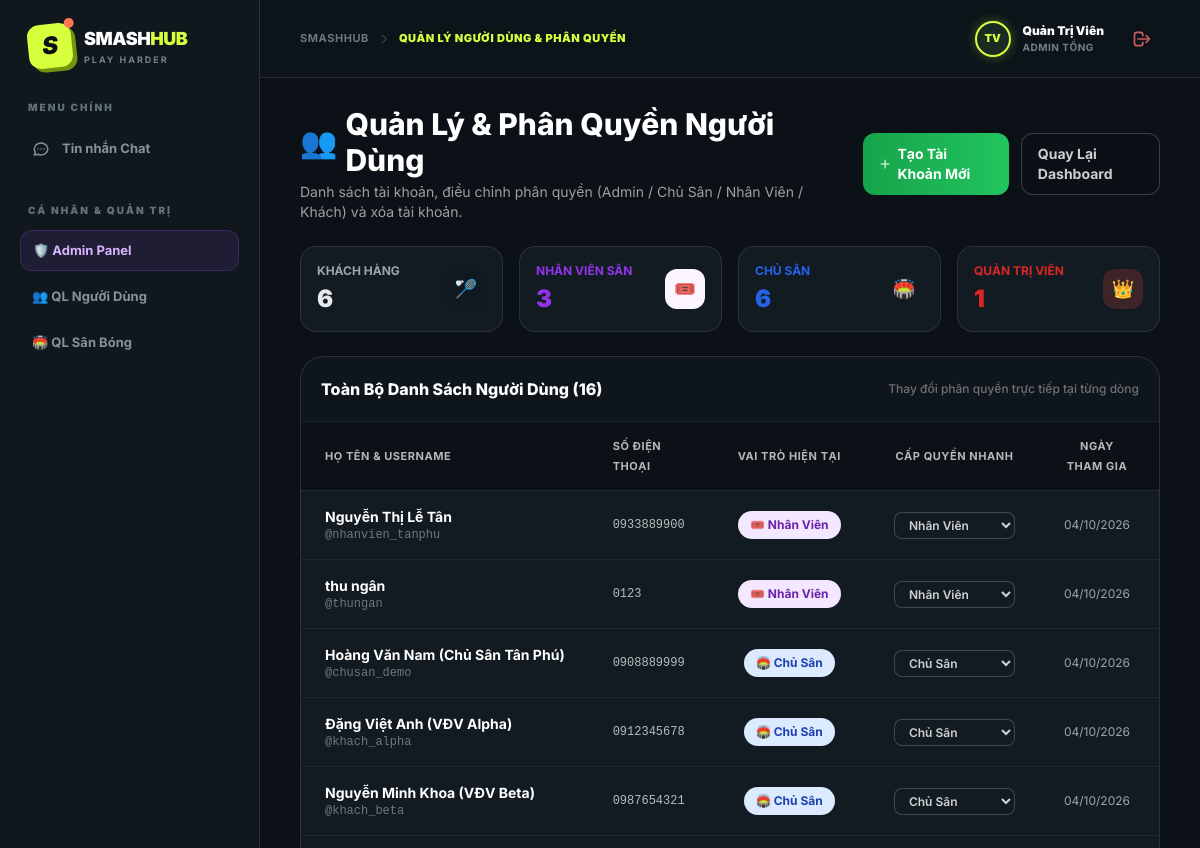
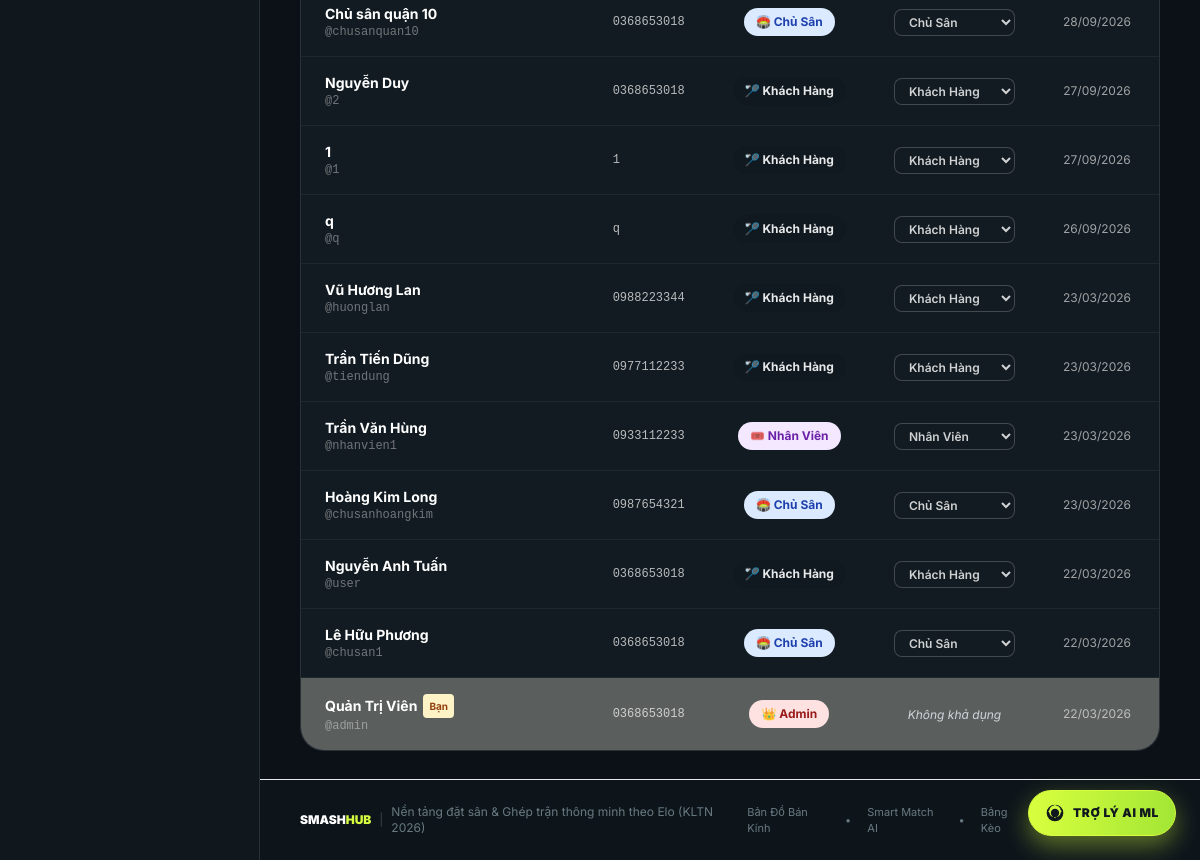
Before: /index.php?action=admin_users (signed in) with the older database file (2 pictures, top to bottom).
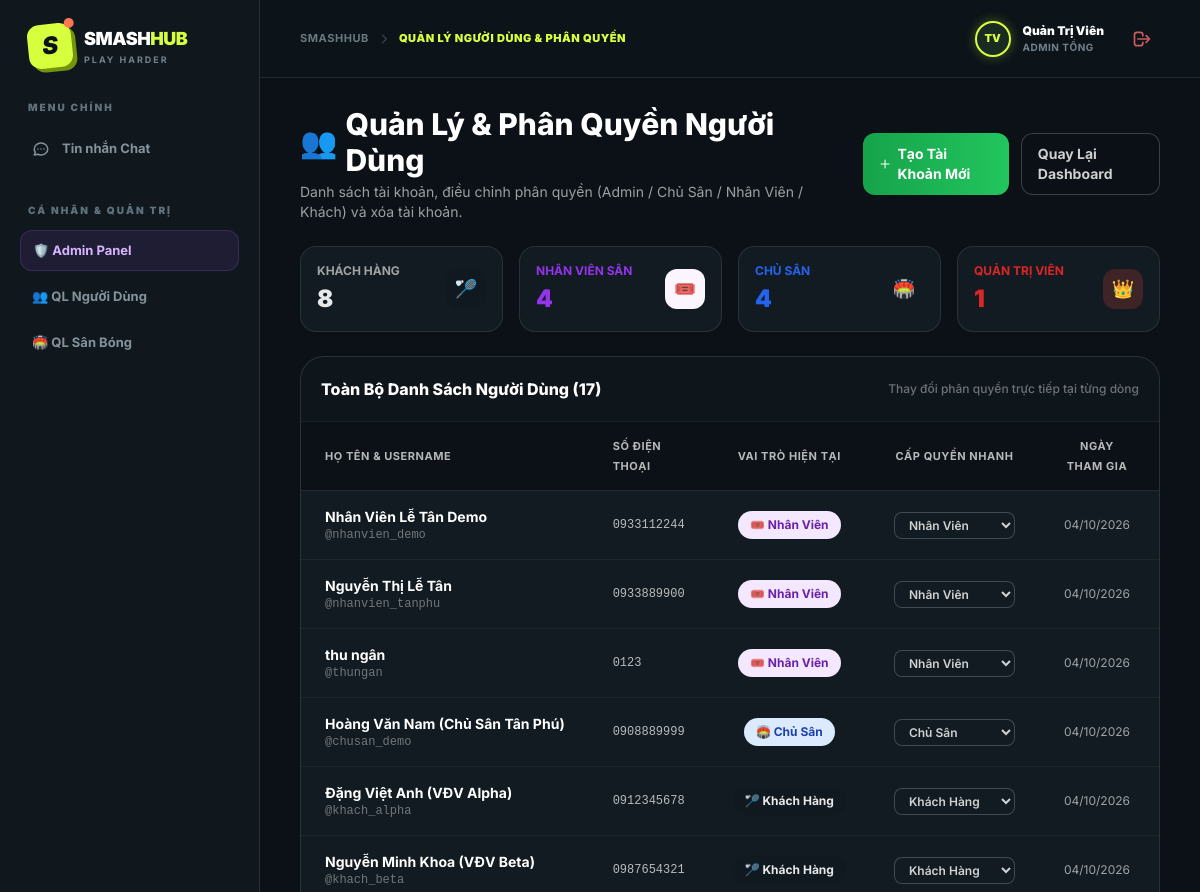
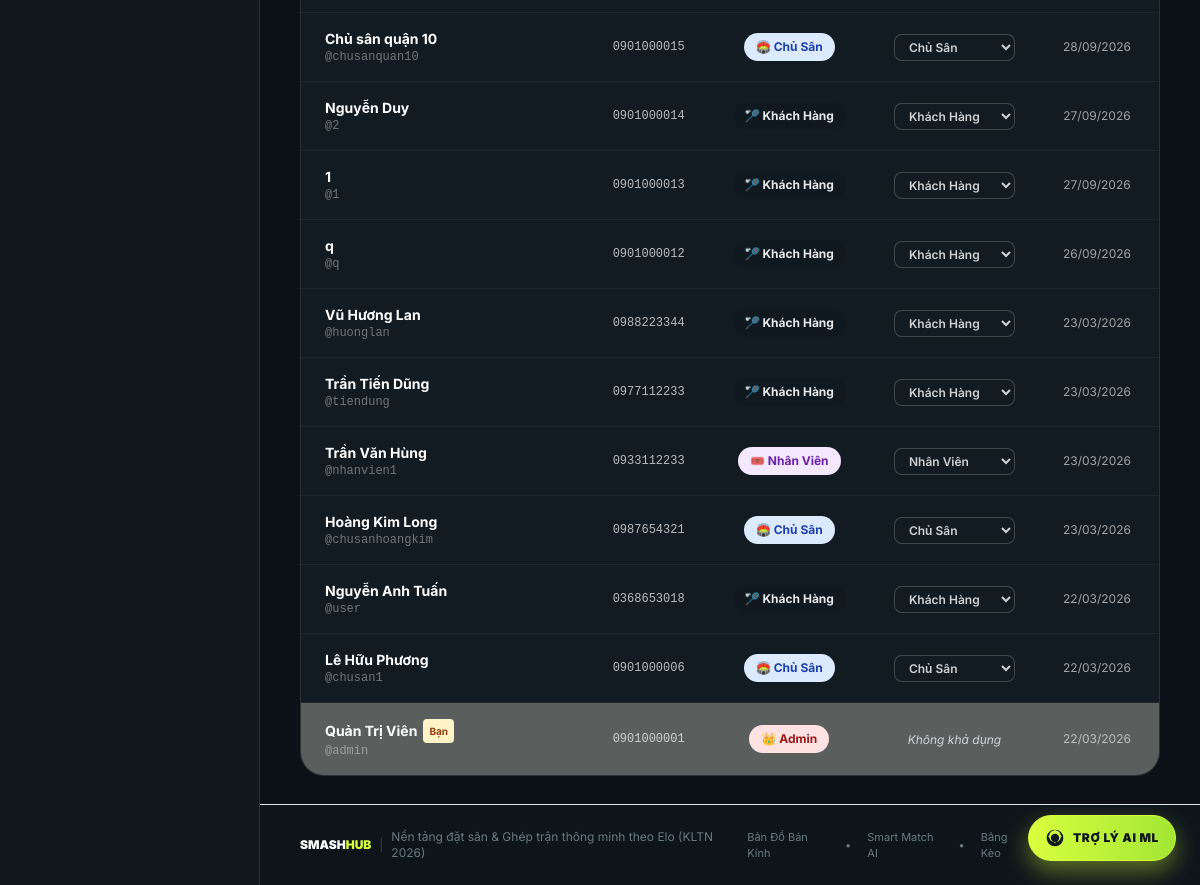
After: the same page with the newer database file (2 pictures, top to bottom).
### tables this page shows
CREATE TABLE `pitches` (
  `id` int NOT NULL AUTO_INCREMENT,
  `owner_id` int DEFAULT NULL,
  `name` varchar(255) NOT NULL,
  `location` varchar(255) NOT NULL DEFAULT '',
  `district` varchar(100) DEFAULT '',
  `city` varchar(100) DEFAULT 'TP.HCM',
  `latitude` decimal(10,8) DEFAULT 10.80000000 COMMENT 'Tọa độ vĩ độ GPS',
  `longitude` decimal(11,8) DEFAULT 106.70000000 COMMENT 'Tọa độ kinh độ GPS',
  `type` varchar(50) NOT NULL COMMENT 'Thảm PVC Tiêu Chuẩn BWF, Thảm PVC Yonex, Sân Gỗ Thi Đấu, Thảm Alite',
  `quantity` int NOT NULL DEFAULT 1 COMMENT 'Số lượng sân con trong cụm',
  `price_per_hour` decimal(10,2) NOT NULL,
  `image_url` varchar(255) DEFAULT NULL,
  `amenities` varchar(255) DEFAULT 'parking,lighting,cooling,shower',
  `description` text,
  `status` enum('active','locked') DEFAULT 'active',
  PRIMARY KEY (`id`)
);

CREATE TABLE `users` (
  `id` int NOT NULL AUTO_INCREMENT,
  `username` varchar(50) NOT NULL,
  `password` varchar(255) NOT NULL,
  `role` enum('user','staff','owner','admin') DEFAULT 'user',
  `name` varchar(255) NOT NULL,
  `phone` varchar(20) DEFAULT NULL,
  `avatar_url` varchar(255) DEFAULT NULL,
  `skill_level` tinyint NOT NULL DEFAULT 3 COMMENT '1: Mới chơi, 2: TB Yếu, 3: Trung bình, 4: Khá, 5: Bán chuyên',
  `preferred_format` varchar(50) DEFAULT 'Đánh Đôi' COMMENT 'Đánh Đơn, Đánh Đôi, Giao lưu nhóm',
  `district` varchar(100) DEFAULT 'Bình Thạnh',
  `latitude` decimal(10,8) DEFAULT NULL,
  `longitude` decimal(11,8) DEFAULT NULL,
  `location_address` varchar(255) DEFAULT '',
  `reputation_score` int NOT NULL DEFAULT 100 COMMENT 'Thang điểm Uy Tín Fair-Play từ 0 - 100',
  `penalty_until` datetime DEFAULT NULL,
  `created_at` timestamp NOT NULL DEFAULT CURRENT_TIMESTAMP,
  `owner_id` int DEFAULT NULL,
  `assigned_pitch_id` int DEFAULT NULL,
  PRIMARY KEY (`id`),
  UNIQUE KEY `username` (`username`)
);

### controllers/AdminController.php (called while the page is built, shortened)
<?php
class AdminController {
    public function users() {
        $database = new Database();
        $db = $database->getConnection();
        $userModel = new User($db);
        $stmt = $userModel->readAll();
        $users = $stmt->fetchAll(PDO::FETCH_ASSOC);
        require_once 'views/layout.php';
    }
}
?>

### models/User.php (called while the page is built, shortened)
<?php
class User {
    private $conn;
    private $table_name = "users";
    public function __construct($db) {
        $this->conn = $db;
        $this->ensureSchema();
    }
    private function ensureSchema() {
        try {
            $cols = $this->conn->query("SHOW COLUMNS FROM " . $this->table_name)->fetchAll(PDO::FETCH_COLUMN);
        } catch (Exception $e) {}
    }
    public function readAll() {
        $query = "SELECT u.*, p.name as pitch_name, o.name as owner_name
                  FROM " . $this->table_name . " u
                  LEFT JOIN pitches p ON u.assigned_pitch_id = p.id
                  LEFT JOIN " . $this->table_name . " o ON u.owner_id = o.id
                  ORDER BY u.created_at DESC";
        $stmt = $this->conn->prepare($query);
        $stmt->execute();
        return $stmt;
    }
}
?>

### views/admin/users.php (the view, shortened to what the changed rows need)
<div class="max-w-7xl mx-auto space-y-6">
    <div class="flex flex-col md:flex-row md:items-center justify-between gap-4">
        <div>
            <h1 class="text-3xl font-extrabold text-white flex items-center gap-2">
                <span>👥</span> Quản Lý & Phân Quyền Người Dùng
            </h1>
            <p class="mt-1 text-white/60 text-sm">Danh sách tài khoản, điều chỉnh phân quyền (Admin / Chủ Sân / Nhân Viên / Khách) và xóa tài khoản.</p>
        </div>
        <div class="flex space-x-3">
            <a href="index.php?action=admin_create_user" class="bg-gradient-to-r from-green-600 to-green-500 hover:from-green-700 hover:to-green-600 text-white px-4 py-2.5 rounded-xl text-sm font-bold shadow-none transition-all flex items-center gap-1.5">
                <svg class="w-4 h-4" fill="none" stroke="currentColor" viewBox="0 0 24 24"><path stroke-linecap="round" stroke-linejoin="round" stroke-width="2" d="M12 4v16m8-8H4"></path></svg>
                Tạo Tài Khoản Mới
            </a>
            <a href="index.php?action=admin_dashboard" class="bg-[#0b1116]/10 border border-white/20 text-white/80 hover:bg-[#0b1116]/20 px-4 py-2.5 rounded-xl text-sm font-bold shadow-none transition-colors">Quay Lại Dashboard</a>
        </div>
    </div>
    <?php
        $count_user = 0;
        $count_staff = 0;
        $count_owner = 0;
        $count_admin = 0;
        foreach($users as $item) {
            if ($item['role'] == 'user') $count_user++;
            elseif ($item['role'] == 'staff') $count_staff++;
            elseif ($item['role'] == 'owner') $count_owner++;
            elseif ($item['role'] == 'admin') $count_admin++;
        }
    ?>
    <div class="grid grid-cols-2 md:grid-cols-4 gap-4">
        <div class="bg-[#121b21] p-4 rounded-2xl border border-white/10 shadow-none flex items-center justify-between">
            <div>
                <p class="text-xs font-bold text-white/60 uppercase">Khách Hàng</p>
                <p class="text-2xl font-black text-white/90 mt-1"><?php echo $count_user; ?></p>
            </div>
            <span class="w-10 h-10 rounded-xl bg-[#0b1116]/10 flex items-center justify-center text-lg">🏸</span>
        </div>
        <div class="bg-[#121b21] p-4 rounded-2xl border border-white/10 shadow-none flex items-center justify-between">
            <div>
                <p class="text-xs font-bold text-purple-600 uppercase">Nhân Viên Sân</p>
                <p class="text-2xl font-black text-purple-600 mt-1"><?php echo $count_staff; ?></p>
            </div>
            <span class="w-10 h-10 rounded-xl bg-purple-50 flex items-center justify-center text-lg">🎟️</span>
        </div>
        <div class="bg-[#121b21] p-4 rounded-2xl border border-white/10 shadow-none flex items-center justify-between">
            <div>
                <p class="text-xs font-bold text-blue-600 uppercase">Chủ Sân</p>
                <p class="text-2xl font-black text-blue-600 mt-1"><?php echo $count_owner; ?></p>
            </div>
            <span class="w-10 h-10 rounded-xl bg-blue-500/100/20 flex items-center justify-center text-lg">🏟️</span>
        </div>
        <div class="bg-[#121b21] p-4 rounded-2xl border border-white/10 shadow-none flex items-center justify-between">
            <div>
                <p class="text-xs font-bold text-red-600 uppercase">Quản Trị Viên</p>
                <p class="text-2xl font-black text-red-600 mt-1"><?php echo $count_admin; ?></p>
            </div>
            <span class="w-10 h-10 rounded-xl bg-red-500/20 flex items-center justify-center text-lg">👑</span>
        </div>
    </div>
    <div class="bg-[#121b21] rounded-3xl shadow-none border border-white/10 overflow-hidden">
        <div class="p-5 border-b border-white/5 flex justify-between items-center bg-[#0b1116]/50">
            <h3 class="font-extrabold text-white text-base">Toàn Bộ Danh Sách Người Dùng (<?php echo count($users); ?>)</h3>
            <span class="text-xs text-white/40 font-medium">Thay đổi phân quyền trực tiếp tại từng dòng</span>
        </div>
        <div class="overflow-x-auto">
            <table class="min-w-full divide-y divide-white/10 text-sm">
                <thead class="bg-[#0b1116] text-white/70 uppercase font-black text-[11px] tracking-wider">
                    <tr>
                        <th class="px-6 py-3.5 text-left">Họ Tên & Username</th>
                        <th class="px-6 py-3.5 text-left">Số Điện Thoại</th>
                        <th class="px-6 py-3.5 text-center">Vai Trò Hiện Tại</th>
                        <th class="px-6 py-3.5 text-center">Cấp Quyền Nhanh</th>
                        <th class="px-6 py-3.5 text-center">Ngày Tham Gia</th>
                        <th class="px-6 py-3.5 text-center">Thao Tác</th>
                    </tr>
                </thead>
                <tbody class="bg-[#121b21] divide-y divide-white/5">
                    <?php if(count($users) > 0): ?>
                        <?php foreach($users as $u): ?>
                        <tr class="hover:bg-[#0b1116]/80 transition-colors <?php echo $u['id'] == $_SESSION['user_id'] ? 'bg-amber-50/30' : ''; ?>">
                            <td class="px-6 py-4 whitespace-nowrap">
                                <div class="font-bold text-white flex items-center gap-1.5">
                                    <?php echo htmlspecialchars($u['name']); ?>
                                    <?php if($u['id'] == $_SESSION['user_id']): ?>
                                        <span class="text-[10px] font-bold bg-amber-100 text-amber-800 px-1.5 py-0.5 rounded">Bạn</span>
                                    <?php endif; ?>
                                </div>
                                <div class="text-xs text-white/40 font-mono">@<?php echo htmlspecialchars($u['username']); ?></div>
                            </td>
                            <td class="px-6 py-4 whitespace-nowrap text-white/70 font-mono text-xs">
                                <?php echo htmlspecialchars($u['phone'] ?? 'Chưa cập nhật'); ?>
                            </td>
                            <td class="px-6 py-4 whitespace-nowrap text-center">
                                <?php if($u['role'] == 'admin'): ?>
                                    <span class="px-3 py-1 inline-flex text-xs leading-5 font-bold rounded-full bg-red-100 text-red-800">👑 Admin</span>
                                <?php elseif($u['role'] == 'owner'): ?>
                                    <span class="px-3 py-1 inline-flex text-xs leading-5 font-bold rounded-full bg-blue-100 text-blue-800">🏟️ Chủ Sân</span>
                                <?php elseif($u['role'] == 'staff'): ?>
                                    <span class="px-3 py-1 inline-flex text-xs leading-5 font-bold rounded-full bg-purple-100 text-purple-800">🎟️ Nhân Viên</span>
                                <?php else: ?>
                                    <span class="px-3 py-1 inline-flex text-xs leading-5 font-bold rounded-full bg-[#0b1116]/10 text-white/90">🏸 Khách Hàng</span>
                                <?php endif; ?>
                            </td>
                            <td class="px-6 py-4 whitespace-nowrap text-center">
                                <?php if($u['id'] == $_SESSION['user_id']): ?>
                                    <span class="text-xs text-gray-300 italic">Không khả dụng</span>
                                <?php else: ?>
                                <form action="index.php?action=admin_update_role" method="POST" class="inline-flex items-center gap-1">
                                    <select name="role" onchange="if(confirm('Xác nhận đổi quyền cho tài khoản @<?php echo htmlspecialchars($u['username']); ?>?')) this.form.submit();" class="border border-white/20 rounded-lg px-2.5 py-1 text-xs font-semibold text-white/80 bg-[#121b21] hover:border-gray-400 focus:ring-2 focus:ring-green-500 focus:outline-none cursor-pointer">
                                        <option value="user" <?php echo ($u['role'] == 'user') ? 'selected' : ''; ?>>Khách Hàng</option>
                                        <option value="staff" <?php echo ($u['role'] == 'staff') ? 'selected' : ''; ?>>Nhân Viên</option>
                                        <option value="owner" <?php echo ($u['role'] == 'owner') ? 'selected' : ''; ?>>Chủ Sân</option>
                                    </select>
                                </form>
                                <?php endif; ?>
                            </td>
                            <td class="px-6 py-4 whitespace-nowrap text-xs text-center text-white/60">
                                <?php echo date('d/m/Y', strtotime($u['created_at'])); ?>
                            </td>
                            <td class="px-6 py-4 whitespace-nowrap text-center">
                            </td>
                        </tr>
                        <?php endforeach; ?>
                    <?php else: ?>
                        <tr><td colspan="6" class="px-6 py-8 text-center text-white/60">Không có người dùng nào.</td></tr>
                    <?php endif; ?>
                </tbody>
            </table>
        </div>
    </div>
</div>

Changed rows visible on the page:
no longer on this page (row edited): users: name "thu ngân", username "thungan", phone "0123", shows "🎟️ Nhân Viên", role "Nhân Viên", created_at "04/10/2026"
now on one of the page's lists (row edited): pitches: users.name "Nguyễn Thị Lễ Tân", users.username "nhanvien_tanphu", users.phone "0933889900", users.created_at "04/10/2026"
changed pitches "Nguyễn Thị Lễ Tân": users.name "Nguyễn Thị Lễ Tân" → "Nhân Viên Lễ Tân Demo"; users.username "nhanvien_tanphu" → "nhanvien_demo"; users.phone "0933889900" → "0933112244"
now on this page (row unchanged): pitches: users.name "thu ngân", users.username "thungan", users.phone "0123", shows "🎟️ Nhân Viên", role "Nhân Viên", users.created_at "04/10/2026"
changed users "Đặng Việt Anh (VĐV Alpha)": role "Chủ Sân" → "Khách Hàng"; role "🏟️ Chủ Sân" → "🏸 Khách Hàng"
changed users "Nguyễn Minh Khoa (VĐV Beta)": role "Chủ Sân" → "Khách Hàng"; role "🏟️ Chủ Sân" → "🏸 Khách Hàng"
changed users "Chủ sân quận 10": phone "0368653018" → "0901000015"
changed users "Nguyễn Duy": phone "0368653018" → "0901000014"
changed users (number 6 of 14 on the later page): phone "1" → "0901000013"
changed users (number 7 of 14 on the later page): phone "q" → "0901000012"
changed users "Lê Hữu Phương": phone "0368653018" → "0901000006"
changed users "Quản Trị Viên": phone "0368653018" → "0901000001"
Other visible differences:
$count_user: "6" → "8"
$count_staff: "3" → "4"
$count_owner: "6" → "4"
count($users): "16" → "17"
